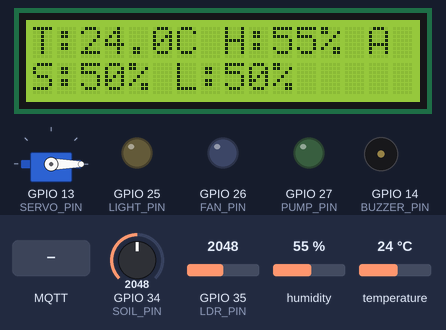
The program below on a simulated ESP32. On the bench: 16×2 character LCD, servo, output pins drawn as LEDs (lit = HIGH), buzzer (waves = sounding, pin HIGH). The test bench sets the inputs (shaded band); at power-on: temperature 24 °C, GPIO 34 (SOIL_PIN) = 2048, GPIO 35 (LDR_PIN) = 2048, humidity 55 %. WiFi joins after 1.5 s; servers stay silent unless stated; the local clock reads 2024-03-15 10:24:30 at power-on unless the program sets it; EEPROM starts erased; no MQTT or app messages arrive unless stated; what the program prints to the serial monitor is not drawn.

Above: at 2.1 s.
2.2 s: MQTT message "FAN_ON" arrives on the first subscribed topic
At 5.6 s:
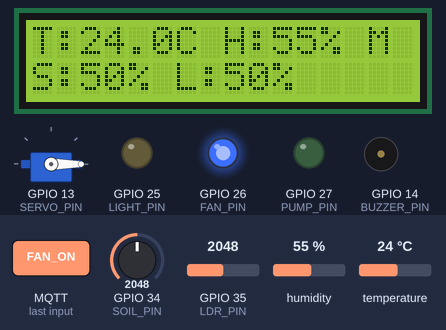
6.5 s: temperature set to 0 °C
At 10.9 s:
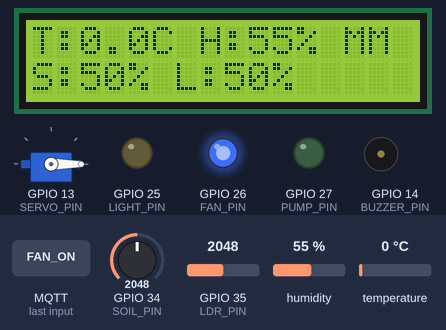
11.5 s: MQTT message "AUTO" arrives on the first subscribed topic
At 12.7 s:
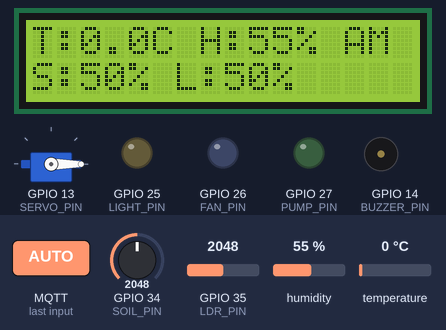
13.0 s: GPIO 34 (SOIL_PIN) set to 2677
At 13.4 s:
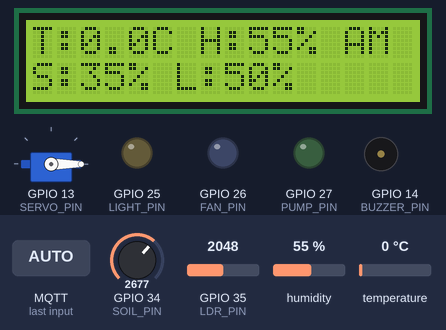
14.6 s: GPIO 34 (SOIL_PIN) set to 2734
At 16.2 s:
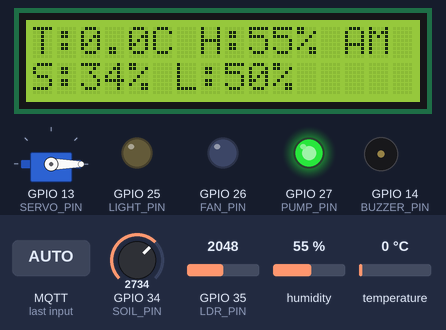
16.6 s: GPIO 35 (LDR_PIN) set to 1291
At 17.8 s:
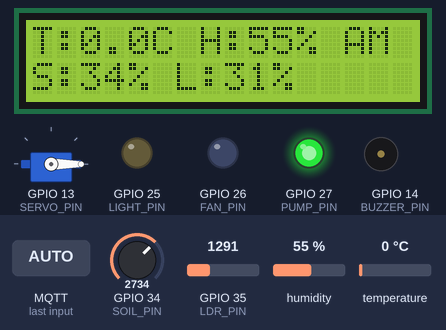
18.6 s: GPIO 35 (LDR_PIN) set to 1189
Timing chart, 0 to 21.6 s (numbered marks = the images above; inputs shaded):
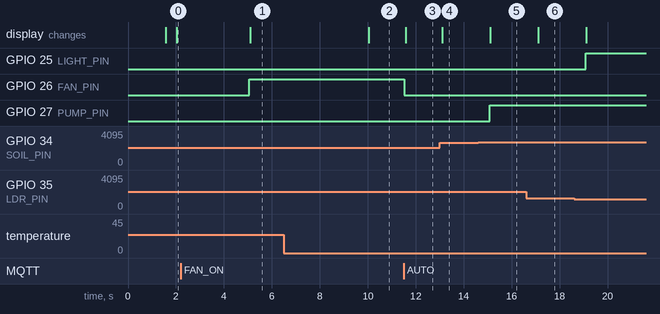

The program:

main.cpp
```cpp
#include <Arduino.h>
#include <WiFi.h>
#include <PubSubClient.h>
#include <DHT.h>
#include <LiquidCrystal_I2C.h>
#include <ESP32Servo.h>
#include <Preferences.h>
#include <time.h>

//  Chân của các thiết bị trong nhà kính
#define DHTPIN 15
#define DHTTYPE DHT22
#define SOIL_PIN 34
#define LDR_PIN 35
#define FAN_PIN 26
#define PUMP_PIN 27
#define LIGHT_PIN 25
#define BUZZER_PIN 14
#define SERVO_PIN 13

//  WiFi + MQTT
const char* WIFI_SSID = "Wokwi-GUEST";
const char* WIFI_PASS = "";
const char* MQTT_HOST = "broker.hivemq.com";
const int   MQTT_PORT = 1883;
// Phải trùng với TOPIC_PREFIX trong dashboard.html
const char* TOPIC_DATA = "qhuy-greenhouse/data";
const char* TOPIC_CMD  = "qhuy-greenhouse/cmd";
const char* TOPIC_STATUS = "qhuy-greenhouse/status";

//  Ngưỡng (có hysteresis)
const float TEMP_ON  = 32.0, TEMP_OFF  = 30.0;
const int   SOIL_ON  = 35,   SOIL_OFF  = 45;   // bật bơm khi đất khô dưới 35%
const int   LIGHT_ON = 30,   LIGHT_OFF = 40;   // bật đèn khi tối dưới 30%

DHT dht(DHTPIN, DHTTYPE);
LiquidCrystal_I2C lcd(0x27, 16, 2);
Servo roofServo;
Preferences preferences;
WiFiClient wifiClient;
PubSubClient mqtt(wifiClient);

bool autoMode = true;
bool fanOn = false, pumpOn = false, lampOn = false;
bool waterScheduleEnabled = false, scheduledWatering = false;
uint8_t waterHour = 7, waterMinute = 0, waterDuration = 5;
uint8_t servoAngle = 0;
int lastWaterDay = -1;
unsigned long wateringUntil = 0;
unsigned long lastRead = 0, lastAnalogRead = 0, lastTelemetryPublish = 0;
unsigned long lastPublishErrorLog = 0;
unsigned long lastReconnect = 0, lastWifiReconnect = 0;
float lastTemperature = NAN, lastHumidity = NAN;
int lastSoil = 0, lastLight = 0;
unsigned long lastValidSensorRead = 0;
bool hasValidSensorRead = false;
bool timeConfigured = false;

void publishTelemetry() {
  if (!hasValidSensorRead) return;
  if (!mqtt.connected()) return;

  const unsigned long now = millis();
  lastTelemetryPublish = now;

  char json[240];
  snprintf(json, sizeof(json),
    "{\"temp\":%.1f,\"hum\":%.0f,\"soil\":%d,\"light\":%d,"
    "\"fan\":%d,\"pump\":%d,\"lamp\":%d,\"auto\":%d,"
    "\"servo\":%d,\"scheduleEnabled\":%d,\"waterHour\":%d,"
    "\"waterMinute\":%d,\"waterDuration\":%d}",
    lastTemperature, lastHumidity, lastSoil, lastLight,
    fanOn, pumpOn, lampOn, autoMode, servoAngle,
    waterScheduleEnabled, waterHour, waterMinute, waterDuration);

  if (mqtt.publish(TOPIC_DATA, json)) {
    Serial.println(json);
  } else if (now - lastPublishErrorLog >= 5000) {
    lastPublishErrorLog = now;
    Serial.println("MQTT loi: khong publish duoc telemetry");
  }
}

void saveWaterSchedule() {
  preferences.putBool("schedule", waterScheduleEnabled);
  preferences.putUChar("hour", waterHour);
  preferences.putUChar("minute", waterMinute);
  preferences.putUChar("duration", waterDuration);
}

void updateWaterSchedule() {
  if (scheduledWatering && (long)(millis() - wateringUntil) >= 0) {
    scheduledWatering = false;
    pumpOn = false;
    digitalWrite(PUMP_PIN, LOW);
  }

  if (!waterScheduleEnabled || scheduledWatering) return;

  struct tm localTime;
  if (!getLocalTime(&localTime, 0) || localTime.tm_year < (2024 - 1900)) return;
  const int today = (localTime.tm_year + 1900) * 10000 +
                    (localTime.tm_mon + 1) * 100 + localTime.tm_mday;
  if (today == lastWaterDay || localTime.tm_hour != waterHour ||
      localTime.tm_min != waterMinute) return;

  lastWaterDay = today;
  preferences.putInt("lastDay", lastWaterDay);
  scheduledWatering = true;
  wateringUntil = millis() + (unsigned long)waterDuration * 60000UL;
  pumpOn = true;
  digitalWrite(PUMP_PIN, HIGH);
  Serial.printf("Tuoi theo lich: %u phut\n", waterDuration);
}

// Nhận lệnh từ dashboard
void callback(char* topic, byte* payload, unsigned int length) {
  String msg;
  for (unsigned int i = 0; i < length; i++) msg += (char)payload[i];
  msg.trim();
  msg.toUpperCase();
  Serial.println("CMD: " + msg);

  if (msg.startsWith("WATER_SCHEDULE=")) {
    int hour, minute, duration;
    if (sscanf(msg.c_str(), "WATER_SCHEDULE=%d:%d,%d", &hour, &minute, &duration) != 3 ||
        hour < 0 || hour > 23 || minute < 0 || minute > 59 ||
        duration < 1 || duration > 120) {
      Serial.println("Lich tuoi khong hop le");
      return;
    }
    waterHour = hour;
    waterMinute = minute;
    waterDuration = duration;
    waterScheduleEnabled = true;
    saveWaterSchedule();
  } else if (msg == "WATER_SCHEDULE_OFF") {
    waterScheduleEnabled = false;
    if (scheduledWatering) pumpOn = false;
    scheduledWatering = false;
    saveWaterSchedule();
  } else if (msg.startsWith("SERVO=")) {
    const int angle = msg.substring(6).toInt();
    if (angle < 0 || angle > 180) {
      Serial.println("Goc servo khong hop le");
      return;
    }
    servoAngle = angle;
    roofServo.write(servoAngle);
  } else if (msg == "AUTO") {
    autoMode = true;
  } else if (msg == "MANUAL") {
    autoMode = false;
  } else if (msg == "FAN_ON" || msg == "FAN_OFF" ||
             msg == "PUMP_ON" || msg == "PUMP_OFF" ||
             msg == "LAMP_ON" || msg == "LAMP_OFF") {
    autoMode = false;
    if (msg == "FAN_ON") fanOn = true;
    if (msg == "FAN_OFF") fanOn = false;
    if (msg == "PUMP_ON") pumpOn = true;
    if (msg == "PUMP_OFF") pumpOn = false;
    if (msg == "LAMP_ON") lampOn = true;
    if (msg == "LAMP_OFF") lampOn = false;
  } else {
    Serial.println("Lenh khong hop le");
    return;
  }

  // Áp dụng ngay, không đợi chu kỳ đọc cảm biến
  digitalWrite(FAN_PIN, fanOn);
  digitalWrite(PUMP_PIN, pumpOn);
  digitalWrite(LIGHT_PIN, lampOn);
  if (hasValidSensorRead && millis() - lastValidSensorRead <= 5000) {
    publishTelemetry();
  }
}

void startWiFi() {
  WiFi.mode(WIFI_STA);
  WiFi.setAutoReconnect(true);
  WiFi.begin(WIFI_SSID, WIFI_PASS, 6);   // kênh 6 là của Wokwi-GUEST
  lastWifiReconnect = millis();
  Serial.println("Dang ket noi WiFi...");
}

void reconnectMqtt() {
  if (WiFi.status() != WL_CONNECTED) return;
  if (millis() - lastReconnect < 5000) return;   // thử lại mỗi 5 giây
  lastReconnect = millis();

  String clientId = "esp32-gh-" + String((uint32_t)ESP.getEfuseMac(), HEX);
  if (mqtt.connect(clientId.c_str(), TOPIC_STATUS, 0, true, "offline")) {
    Serial.println("MQTT OK");
    mqtt.subscribe(TOPIC_CMD);
    mqtt.publish(TOPIC_STATUS, "online", true);
  } else {
    Serial.printf("MQTT loi, rc=%d\n", mqtt.state());
  }
}

void setup() {
  Serial.begin(115200);
  dht.begin();
  lcd.init();
  lcd.backlight();

  pinMode(FAN_PIN, OUTPUT);
  pinMode(PUMP_PIN, OUTPUT);
  pinMode(LIGHT_PIN, OUTPUT);
  pinMode(BUZZER_PIN, OUTPUT);
  pinMode(SERVO_PIN, OUTPUT);
  roofServo.setPeriodHertz(50);
  roofServo.attach(SERVO_PIN, 500, 2400);
  roofServo.write(servoAngle);
  preferences.begin("greenhouse", false);
  waterScheduleEnabled = preferences.getBool("schedule", false);
  waterHour = preferences.getUChar("hour", 7);
  waterMinute = preferences.getUChar("minute", 0);
  waterDuration = preferences.getUChar("duration", 5);
  lastWaterDay = preferences.getInt("lastDay", -1);

  lcd.setCursor(0, 0);
  lcd.print("Dang ket noi...");
  startWiFi();
  mqtt.setServer(MQTT_HOST, MQTT_PORT);
  mqtt.setCallback(callback);
}

void loop() {
  const unsigned long now = millis();
  const bool wifiConnected = WiFi.status() == WL_CONNECTED;
  if (wifiConnected) {
    if (!timeConfigured) {
      Serial.println("WiFi OK, IP: " + WiFi.localIP().toString());
      configTime(7 * 3600, 0, "pool.ntp.org", "time.google.com");
      timeConfigured = true;
      lcd.clear();
    }
    if (!mqtt.connected()) reconnectMqtt();
  } else {
    if (mqtt.connected()) mqtt.disconnect();
    if (now - lastWifiReconnect >= 5000) {
      lastWifiReconnect = now;
      Serial.println("WiFi mat ket noi, dang thu lai...");
      WiFi.reconnect();
    }
  }
  mqtt.loop();                       // bắt buộc gọi liên tục để nhận lệnh
  updateWaterSchedule();

  bool sensorUpdated = false;

  if (now - lastRead >= 2000) {
    lastRead = now;
    const float temperature = dht.readTemperature();
    const float humidity = dht.readHumidity();
    if (isnan(temperature) || isnan(humidity)) {
      Serial.println("Loi doc DHT22!");
    } else {
      lastTemperature = temperature;
      lastHumidity = humidity;
      lastValidSensorRead = now;
      hasValidSensorRead = true;
      sensorUpdated = true;
    }
  }

  if (now - lastAnalogRead >= 500) {
    lastAnalogRead = now;
    lastSoil = map(analogRead(SOIL_PIN), 0, 4095, 100, 0);
    lastLight = map(analogRead(LDR_PIN), 0, 4095, 0, 100);
    sensorUpdated = true;
  }

  // Chế độ tự động: có hysteresis
  if (autoMode && hasValidSensorRead) {
    if (lastTemperature > TEMP_ON)       fanOn = true;
    else if (lastTemperature < TEMP_OFF) fanOn = false;

    if (!scheduledWatering) {
      if (lastSoil < SOIL_ON)        pumpOn = true;
      else if (lastSoil > SOIL_OFF)  pumpOn = false;
    }

    if (lastLight < LIGHT_ON)        lampOn = true;
    else if (lastLight > LIGHT_OFF)  lampOn = false;
  }

  digitalWrite(FAN_PIN, fanOn);
  digitalWrite(PUMP_PIN, pumpOn);
  digitalWrite(LIGHT_PIN, lampOn);
  if (hasValidSensorRead) digitalWrite(BUZZER_PIN, lastTemperature > TEMP_ON + 5);

  if (sensorUpdated && hasValidSensorRead) {
    // LCD (ký tự cuối dòng 1: A = auto, M = manual)
    lcd.setCursor(0, 0);
    lcd.printf("T:%.1fC H:%.0f%% %s", lastTemperature, lastHumidity, autoMode ? "A" : "M");
    lcd.setCursor(0, 1);
    lcd.printf("S:%d%% L:%d%%  ", lastSoil, lastLight);
  }

  if (hasValidSensorRead &&
      now - lastValidSensorRead <= 5000 &&
      now - lastTelemetryPublish >= 500) {
    publishTelemetry();
  }
}
```

Measured:
- the behaviour switches between 2702 and 2703 on GPIO 34 (SOIL_PIN) (found by bisection; images 4 and 5)
- after the input at 2.2 s, GPIO 26 (FAN_PIN): LOW → HIGH after 2.9 s; the display: changes after 2.9 s (image 1)
- after the input at 6.5 s, the display: changes after 3.5 s (image 2)
- after the input at 11.5 s, GPIO 26 (FAN_PIN): HIGH → LOW at once; the display: changes after 0.09 s (image 3)
- after the input at 13.0 s, the display: changes after 0.10 s (image 4)
- after the input at 14.6 s, GPIO 27 (PUMP_PIN): LOW → HIGH after 0.48 s; the display: changes after 0.51 s (image 5)
- after the input at 16.6 s, the display: changes after 0.51 s (image 6)
- after the input at 18.6 s, GPIO 25 (LIGHT_PIN): LOW → HIGH after 0.48 s
